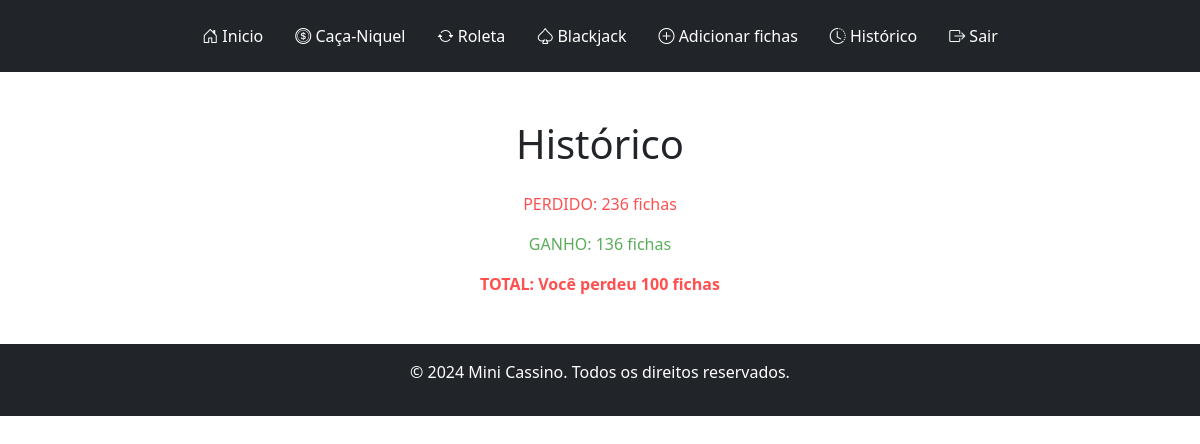
The app's page /historico (signed in), older data.
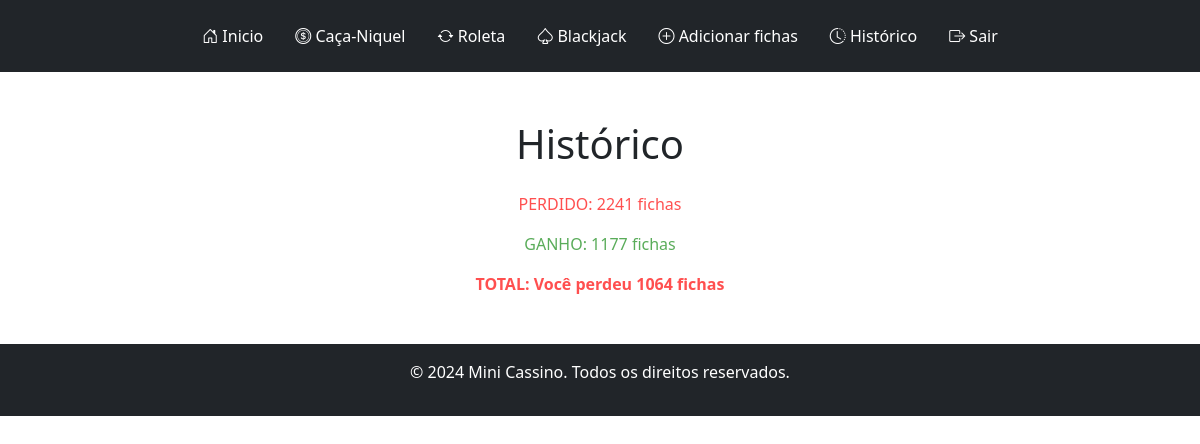
The same page, newer data.
### tables this page shows
CREATE TABLE users (
    id INTEGER PRIMARY KEY AUTOINCREMENT,
    username TEXT NOT NULL,
    password TEXT NOT NULL
, saldo INTEGER DEFAULT 100, ganhos INTEGER, perdas INTEGER);

### app.py (the view)
@app.route("/historico")
@login_required
def historico():
    user_id = session.get('user_id')
    perdas = db.execute("SELECT perdas FROM users WHERE id = ?", user_id)[0]['perdas']
    ganhos = db.execute("SELECT ganhos FROM users WHERE id = ?", user_id)[0]['ganhos']
    if ganhos > perdas:
        total = ganhos - perdas
        message_class = "ganhou"
        mensagem = "Você ganhou"
    elif perdas > ganhos:
        total = perdas - ganhos
        message_class = "perdeu"
        mensagem = "Você perdeu"
    else:
        total = 0
        message_class = "empatou"
        mensagem = "Você ganhou"
    return render_template("historico.html", perdas=perdas, ganhos=ganhos, total=total, message_class=message_class, mensagem=mensagem)

### help.py (called while the page is built)
def login_required(f):
    @wraps(f)
    def decorated_function(*args, **kwargs):
        if 'user_id' not in session:
            return redirect(url_for('login'))
        return f(*args, **kwargs)
    return decorated_function

### templates/historico.html (shortened to what this page needs)
{% extends "layout.html" %}
{% block main %}
<div class="container text-center">
    <h1 class="my-4">Histórico</h1>
    <p class="perdeu">PERDIDO: {{ perdas }} fichas </p>
    <p class="ganhou">GANHO: {{ ganhos }} fichas</p>
    <p class="{{ message_class }}"><strong>TOTAL: {{ mensagem }} {{ total }} fichas</strong></p>
</div>
{% endblock %}

Row changes from the older to the newer data that the page shows:
now on this page (row edited): users: perdas "2241", ganhos "1177"
Text that changed along with them:
{{ total }}: "100" → "1064"
{{ perdas }}: "236" → (not shown)
{{ ganhos }}: "136" → (not shown)
